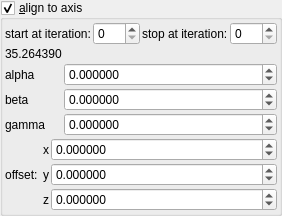
    <widget class="MyGroupBox" name="groupCheck_transf_function_enabledA_false">
     <property name="title">
      <string>&amp;align to axis</string>
     </property>
     <property name="checkable">
      <bool>true</bool>
     </property>
     <layout class="QVBoxLayout" name="verticalLayout_11" stretch="0,0,0">
      <property name="spacing">
       <number>2</number>
      </property>
      <property name="leftMargin">
       <number>2</number>
      </property>
      <property name="topMargin">
       <number>2</number>
      </property>
      <property name="rightMargin">
       <number>2</number>
      </property>
      <property name="bottomMargin">
       <number>2</number>
      </property>
      <item>
       <layout class="QGridLayout" name="gridLayout_67">
        <property name="spacing">
         <number>2</number>
        </property>
        <item row="0" column="2">
         <widget class="QLabel" name="label_250">
          <property name="text">
           <string>stop at iteration:</string>
          </property>
         </widget>
        </item>
        <item row="0" column="1">
         <widget class="MySpinBox" name="spinboxInt_transf_start_iterations_T">
          <property name="sizePolicy">
           <sizepolicy hsizetype="Minimum" vsizetype="Maximum">
            <horstretch>0</horstretch>
            <verstretch>0</verstretch>
           </sizepolicy>
          </property>
          <property name="maximum">
           <number>999</number>
          </property>
         </widget>
        </item>
        <item row="0" column="3">
         <widget class="MySpinBox" name="spinboxInt_transf_stop_iterationsT_1">
          <property name="sizePolicy">
           <sizepolicy hsizetype="Minimum" vsizetype="Maximum">
            <horstretch>0</horstretch>
            <verstretch>0</verstretch>
           </sizepolicy>
          </property>
          <property name="maximum">
           <number>999</number>
          </property>
         </widget>
        </item>
        <item row="0" column="0">
         <widget class="QLabel" name="label_251">
          <property name="text">
           <string>start at iteration:</string>
          </property>
         </widget>
        </item>
       </layout>
      </item>
      <item>
       <layout class="QGridLayout" name="gridLayout_28" columnstretch="0,1">
        <property name="spacing">
         <number>2</number>
        </property>
        <item row="3" column="0">
         <widget class="QLabel" name="label_61">
          <property name="text">
           <string notr="true">gamma</string>
          </property>
         </widget>
        </item>
        <item row="1" column="1">
         <widget class="MyDoubleSpinBox" name="spinboxd3_transf_rotation2_x">
          <property name="sizePolicy">
           <sizepolicy hsizetype="Minimum" vsizetype="Maximum">
            <horstretch>0</horstretch>
            <verstretch>0</verstretch>
           </sizepolicy>
          </property>
          <property name="prefix">
           <string/>
          </property>
          <property name="suffix">
           <string/>
          </property>
          <property name="decimals">
           <number>6</number>
          </property>
          <property name="minimum">
           <double>-36000.000000000000000</double>
          </property>
          <property name="maximum">
           <double>36000.000000000000000</double>
          </property>
          <property name="singleStep">
           <double>1.000000000000000</double>
          </property>
         </widget>
        </item>
        <item row="2" column="0">
         <widget class="QLabel" name="label_60">
          <property name="text">
           <string notr="true">beta</string>
          </property>
         </widget>
        </item>
        <item row="2" column="1">
         <widget class="MyDoubleSpinBox" name="spinboxd3_transf_rotation2_y">
          <property name="sizePolicy">
           <sizepolicy hsizetype="Minimum" vsizetype="Maximum">
            <horstretch>0</horstretch>
            <verstretch>0</verstretch>
           </sizepolicy>
          </property>
          <property name="prefix">
           <string/>
          </property>
          <property name="suffix">
           <string/>
          </property>
          <property name="decimals">
           <number>6</number>
          </property>
          <property name="minimum">
           <double>-36000.000000000000000</double>
          </property>
          <property name="maximum">
           <double>36000.000000000000000</double>
          </property>
          <property name="singleStep">
           <double>1.000000000000000</double>
          </property>
         </widget>
        </item>
        <item row="3" column="1">
         <widget class="MyDoubleSpinBox" name="spinboxd3_transf_rotation2_z">
          <property name="sizePolicy">
           <sizepolicy hsizetype="Minimum" vsizetype="Maximum">
            <horstretch>0</horstretch>
            <verstretch>0</verstretch>
           </sizepolicy>
          </property>
          <property name="prefix">
           <string/>
          </property>
          <property name="suffix">
           <string/>
          </property>
          <property name="decimals">
           <number>6</number>
          </property>
          <property name="minimum">
           <double>-36000.000000000000000</double>
          </property>
          <property name="maximum">
           <double>36000.000000000000000</double>
          </property>
          <property name="singleStep">
           <double>1.000000000000000</double>
          </property>
         </widget>
        </item>
        <item row="1" column="0">
         <widget class="QLabel" name="label_47">
          <property name="text">
           <string notr="true">alpha</string>
          </property>
         </widget>
        </item>
        <item row="0" column="0">
         <widget class="QLabel" name="label_48">
          <property name="text">
           <string notr="true">35.264390</string>
          </property>
         </widget>
        </item>
       </layout>
      </item>
      <item>
       <layout class="QGridLayout" name="gridLayout_68" columnstretch="0,0,0,1">
        <property name="spacing">
         <number>2</number>
        </property>
        <item row="0" column="2">
         <widget class="QLabel" name="label_122">
          <property name="text">
           <string notr="true">x</string>
          </property>
         </widget>
        </item>
        <item row="0" column="3">
         <widget class="MyDoubleSpinBox" name="spinbox3_transf_offset_000_x">
          <property name="sizePolicy">
           <sizepolicy hsizetype="Minimum" vsizetype="Maximum">
            <horstretch>0</horstretch>
            <verstretch>0</verstretch>
           </sizepolicy>
          </property>
          <property name="prefix">
           <string/>
          </property>
          <property name="suffix">
           <string/>
          </property>
          <property name="decimals">
           <number>6</number>
          </property>
          <property name="minimum">
           <double>-99.989999999999995</double>
          </property>
          <property name="maximum">
           <double>99.989999999999995</double>
          </property>
          <property name="singleStep">
           <double>0.100000000000000</double>
          </property>
         </widget>
        </item>
        <item row="1" column="3">
         <widget class="MyDoubleSpinBox" name="spinbox3_transf_offset_000_y">
          <property name="sizePolicy">
           <sizepolicy hsizetype="Minimum" vsizetype="Maximum">
            <horstretch>0</horstretch>
            <verstretch>0</verstretch>
           </sizepolicy>
          </property>
          <property name="prefix">
           <string/>
          </property>
          <property name="suffix">
           <string/>
          </property>
          <property name="decimals">
           <number>6</number>
          </property>
          <property name="minimum">
           <double>-99.989999999999995</double>
          </property>
          <property name="maximum">
           <double>99.989999999999995</double>
          </property>
          <property name="singleStep">
           <double>0.100000000000000</double>
          </property>
         </widget>
        </item>
        <item row="1" column="2">
         <widget class="QLabel" name="label_123">
          <property name="text">
           <string notr="true">y</string>
          </property>
         </widget>
        </item>
        <item row="2" column="2">
         <widget class="QLabel" name="label_124">
          <property name="text">
           <string notr="true">z</string>
          </property>
         </widget>
        </item>
        <item row="1" column="1">
         <widget class="QLabel" name="label_39">
          <property name="text">
           <string notr="true">offset: </string>
          </property>
          <property name="alignment">
           <set>Qt::AlignCenter</set>
          </property>
         </widget>
        </item>
        <item row="2" column="3">
         <widget class="MyDoubleSpinBox" name="spinbox3_transf_offset_000_z">
          <property name="sizePolicy">
           <sizepolicy hsizetype="Minimum" vsizetype="Maximum">
            <horstretch>0</horstretch>
            <verstretch>0</verstretch>
           </sizepolicy>
          </property>
          <property name="prefix">
           <string/>
          </property>
          <property name="suffix">
           <string/>
          </property>
          <property name="decimals">
           <number>6</number>
          </property>
          <property name="minimum">
           <double>-99.989999999999995</double>
          </property>
          <property name="maximum">
           <double>99.989999999999995</double>
          </property>
          <property name="singleStep">
           <double>0.100000000000000</double>
          </property>
         </widget>
        </item>
       </layout>
      </item>
     </layout>
    </widget>
